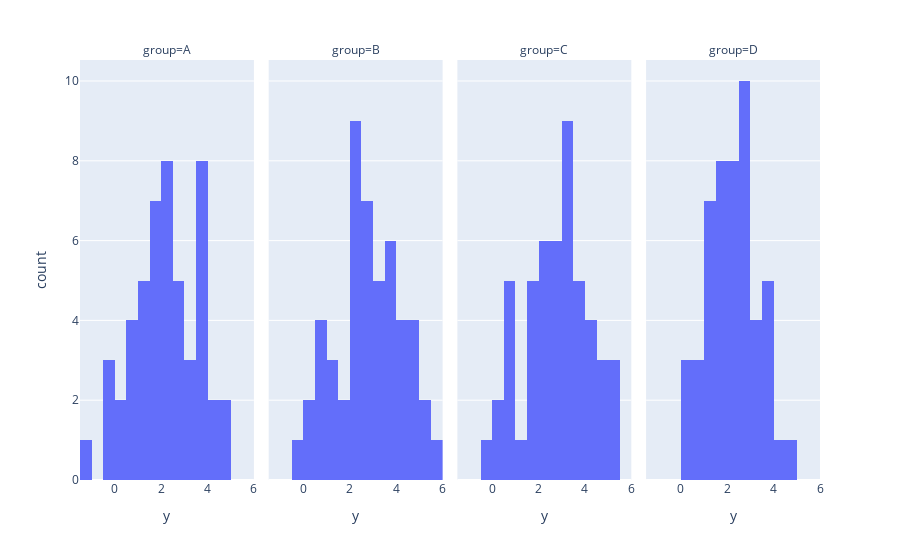

The notebook cell this image was saved under:
### Code cell
# y histograms by group
plotly.offline.iplot(
    plotly.express.histogram(data1, x = "y", facet_col = "group")
)

### Figure 1 — Plotly figure (JSON) as saved in the notebook; plotly's stock layout.template omitted (floating-point values rounded to 4 significant figures)
{"data": [{"alignmentgroup": "True", "bingroup": "x", "hoverlabel": {"namelength": 0}, "hovertemplate": "group=A<br>y=%{x}<br>count=%{y}", "legendgroup": "", "marker": {"color": "#636efa"}, "name": "", "offsetgroup": "", "orientation": "v", "showlegend": false, "type": "histogram", "x": [3.64, -0.2535, 0.6931, 3.536, 0.1859, 1.895, 1.389, 1.505, 1.345, 4.666, 3.5, 2.137, 1.946, 4.233, -1.201, 3.888, 0.6963, 2.196, 1.855, 3.73, 2.981, 2.318, 1.205, 2.401, 3.047, 1.587, 3.721, 4.869, 0.1741, 3.248, 2.513, -0.1618, 3.791, 2.431, 0.9603, 4.371, 0.6879, 2.018, 3.879, 2.484, 2.072, 3.208, 2.541, 1.837, -0.05795, 1.208, 1.045, 1.535, 2.929, 2.861], "xaxis": "x", "yaxis": "y"}, {"alignmentgroup": "True", "bingroup": "x", "hoverlabel": {"namelength": 0}, "hovertemplate": "group=B<br>y=%{x}<br>count=%{y}", "legendgroup": "", "marker": {"color": "#636efa"}, "name": "", "offsetgroup": "", "orientation": "v", "showlegend": false, "type": "histogram", "x": [2.884, 0.7275, -0.3665, 2.334, 1.191, 2.111, 5.379, 2.91, 4.047, 0.5286, 4.571, 1.806, 0.9778, 0.3885, 2.001, 3.51, 2.833, 3.364, 2.772, 0.1258, 1.054, 0.7278, 3.843, 2.848, 4.082, 3.983, 3.823, 2.565, 4.557, 3.361, 4.788, 3.929, 2.135, 2.374, 3.169, 4.406, 5.747, 1.513, 5.413, 3.752, 2.238, 4.455, 2.064, 2.259, 3.033, 4.87, 2.309, 3.372, 1.401, 2.988], "xaxis": "x2", "yaxis": "y2"}, {"alignmentgroup": "True", "bingroup": "x", "hoverlabel": {"namelength": 0}, "hovertemplate": "group=C<br>y=%{x}<br>count=%{y}", "legendgroup": "", "marker": {"color": "#636efa"}, "name": "", "offsetgroup": "", "orientation": "v", "showlegend": false, "type": "histogram", "x": [4.78, 3.605, 3.67, 4.524, 3.221, 3.261, 2.328, 2.943, 3.812, 1.601, 2.839, 0.9515, 1.724, 2.483, 1.934, 3.953, 5.012, 5.361, 0.9826, 2.924, 2.576, 2.593, 2.246, 4.583, 2.27, 3.132, 3.422, 1.756, 3.092, 0.5486, 4.438, 3.06, 2.344, 4.3, 3.394, 3.839, 3.412, -0.154, 4.385, 1.886, 2.649, 0.2767, 4.276, 5.031, 0.3421, 1.304, 3.496, 0.6255, 2.232, 0.6074], "xaxis": "x3", "yaxis": "y3"}, {"alignmentgroup": "True", "bingroup": "x", "hoverlabel": {"namelength": 0}, "hovertemplate": "group=D<br>y=%{x}<br>count=%{y}", "legendgroup": "", "marker": {"color": "#636efa"}, "name": "", "offsetgroup": "", "orientation": "v", "showlegend": false, "type": "histogram", "x": [2.356, 0.589, 3.764, 1.956, 2.137, 2.756, 1.364, 1.627, 1.591, 1.772, 3.261, 0.3061, 3.873, 2.694, 1.762, 2.583, 0.4128, 2.651, 3.049, 3.627, 1.26, 1.164, 2.243, 1.341, 1.391, 2.584, 2.058, 1.593, 2.384, 2.026, 2.884, 0.5929, 3.608, 1.332, 2.346, 2.604, 4.875, 3.55, 3.322, 2.494, 1.767, 0.5078, 1.407, 2.576, 2.956, 0.4747, 2.801, 3.037, 4.481, 1.758], "xaxis": "x4", "yaxis": "y4"}], "layout": {"annotations": [{"showarrow": false, "text": "group=A", "x": 0.1175, "xanchor": "center", "xref": "paper", "y": 1, "yanchor": "bottom", "yref": "paper"}, {"showarrow": false, "text": "group=B", "x": 0.3725, "xanchor": "center", "xref": "paper", "y": 1, "yanchor": "bottom", "yref": "paper"}, {"showarrow": false, "text": "group=C", "x": 0.6275, "xanchor": "center", "xref": "paper", "y": 1, "yanchor": "bottom", "yref": "paper"}, {"showarrow": false, "text": "group=D", "x": 0.8825, "xanchor": "center", "xref": "paper", "y": 1, "yanchor": "bottom", "yref": "paper"}], "barmode": "relative", "legend": {"tracegroupgap": 0}, "margin": {"t": 60}, "xaxis": {"anchor": "y", "domain": [0, 0.235], "title": {"text": "y"}}, "xaxis2": {"anchor": "y2", "domain": [0.255, 0.49], "matches": "x", "title": {"text": "y"}}, "xaxis3": {"anchor": "y3", "domain": [0.51, 0.745], "matches": "x", "title": {"text": "y"}}, "xaxis4": {"anchor": "y4", "domain": [0.765, 1.0], "matches": "x", "title": {"text": "y"}}, "yaxis": {"anchor": "x", "domain": [0, 1], "title": {"text": "count"}}, "yaxis2": {"anchor": "x2", "domain": [0, 1], "matches": "y", "showticklabels": false}, "yaxis3": {"anchor": "x3", "domain": [0, 1], "matches": "y", "showticklabels": false}, "yaxis4": {"anchor": "x4", "domain": [0, 1], "matches": "y", "showticklabels": false}}}
